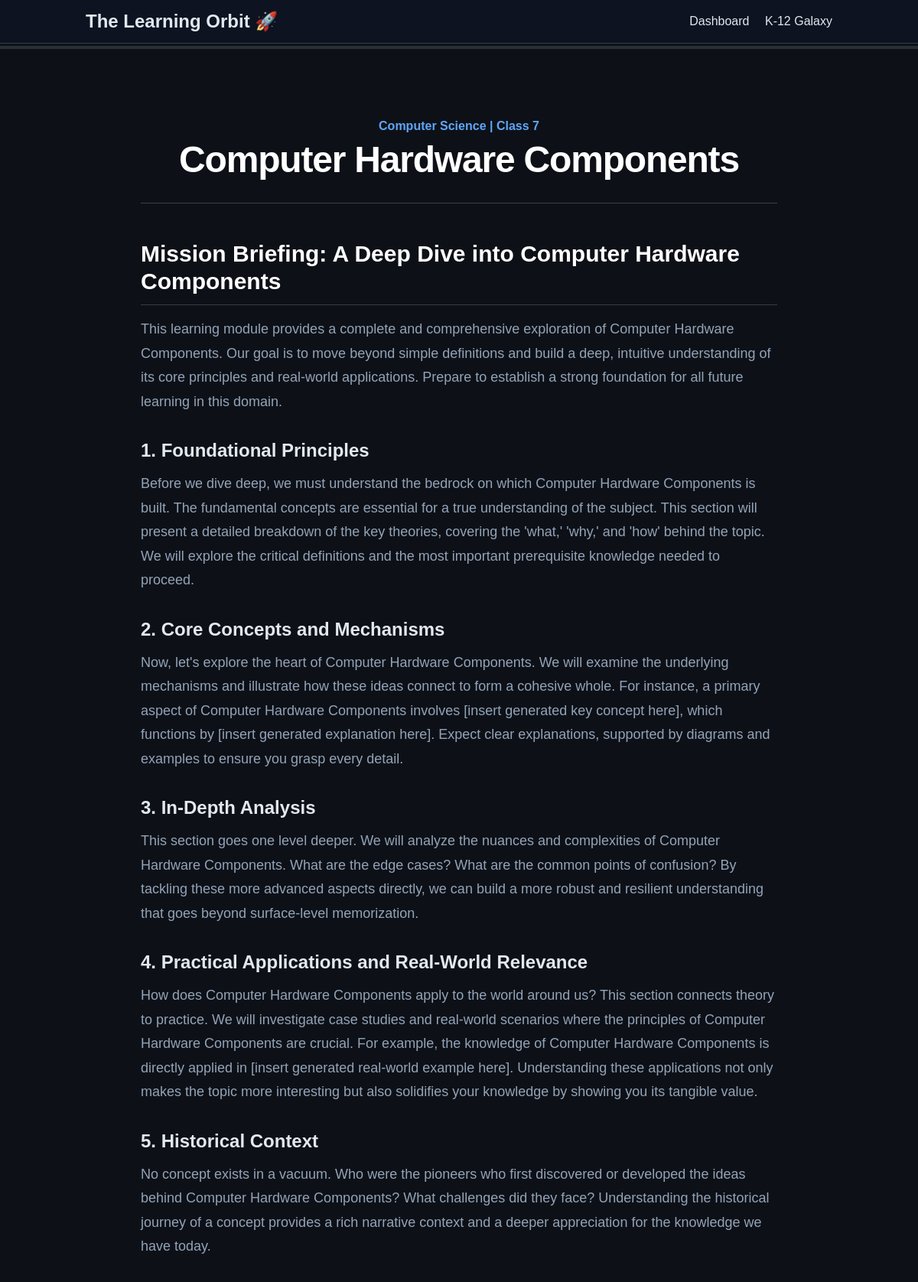
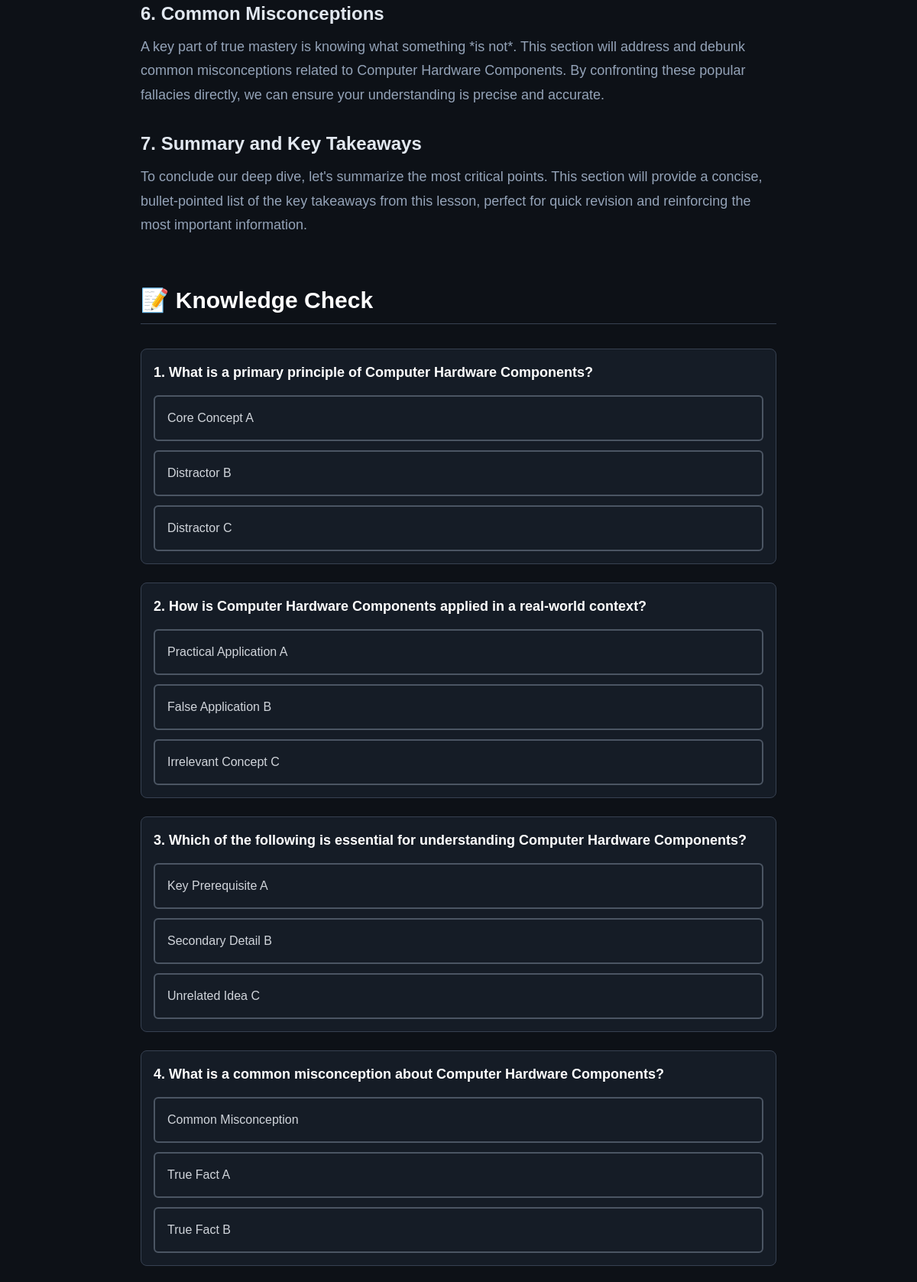
Page /topics/591/ (upper part) on the committed database (2 pictures, top to bottom).
### topics/models.py (models this page shows, shortened)
class Topic(models.Model):
    title = models.CharField(max_length=200)
    grade_level = models.CharField(max_length=50)
    subject = models.CharField(max_length=50)
    badge_name = models.CharField(max_length=100, default="Knowledge Seeker")
    is_featured = models.BooleanField(default=False)
    content_html = models.TextField(blank=True, null=True)

class QuizQuestion(models.Model):
    topic = models.ForeignKey(Topic, related_name='questions', on_delete=models.CASCADE)
    question_text = models.CharField(max_length=255)
    choices = models.CharField(max_length=255)
    correct_choice = models.PositiveSmallIntegerField()

### topics/views.py (the view, shortened to what this page needs)
# urls.py: path('<int:topic_id>/', views.topic_detail_view, name='topic_detail'),
def topic_detail_view(request, topic_id):
    topic = get_object_or_404(Topic, pk=topic_id)
    quiz_questions = topic.questions.all()
    for question in quiz_questions:
        question.choices_list = question.choices.split('|')
    context = {
        'topic': topic,
        'quiz_questions': quiz_questions,
    }
    recently_viewed_ids = request.session.get('recently_viewed', [])
    if topic_id in recently_viewed_ids:
        recently_viewed_ids.remove(topic_id)
    recently_viewed_ids.insert(0, topic_id)
    request.session['recently_viewed'] = recently_viewed_ids[:5]
    return render(request, 'topics/topic_detail.html', context)

### topics/templates/topics/topic_detail.html (shortened to what this page needs)
{% extends "topics/base.html" %}
{% block content %}
<div id="progress-container">
</div>
<div class="max-w-4xl mx-auto px-4 sm:px-6 lg:px-8 py-12 pt-24">
    <div class="text-center border-b border-gray-700 pb-8 mb-12">
        <p class="text-base font-semibold text-blue-400">{{ topic.subject }} | {{ topic.grade_level }}</p>
        <h1 class="mt-2 text-4xl md:text-5xl font-bold tracking-tight text-white">{{ topic.title }}</h1>
    </div>
    <div id="main-content" class="topic-content">
        {{ topic.content_html|safe }}
    </div>
    <div class="mt-16">
        <h2 class="text-3xl font-bold text-white border-b border-gray-700 pb-3 mb-8">📝 Knowledge Check</h2>
        <form id="quiz-form" method="POST" action="#quiz-results-anchor">
            <div class="space-y-6">
                {% for question in quiz_questions %}
                <div class="bg-gray-800/50 p-4 rounded-lg border border-gray-700">
                    <p class="font-semibold text-lg text-white">{{ forloop.counter }}. {{ question.question_text }}</p>
                    <div class="mt-4 space-y-3">
                        {% for choice in question.choices_list %}
                            <label class="block cursor-pointer">
                                <div class="p-4 rounded-md border-2 border-gray-600 peer-checked:border-blue-500 peer-checked:bg-blue-900/50 hover:bg-gray-700/50">
                                    <span class="font-medium text-gray-300 peer-checked:text-white">{{ choice }}</span>
                                </div>
                            </label>
                        {% endfor %}
                    </div>
                </div>
                {% endfor %}
            </div>
        </form>
    </div>
</div>
{% endblock %}

### topics/templates/topics/base.html (shortened to what this page needs)
<!DOCTYPE html>
<html lang="en">
<head>
    <script src="https://cdn.tailwindcss.com"></script>
</head>
<body class="min-h-screen">
    <nav class="sticky top-0 z-50">
        <div class="container mx-auto px-6 py-3">
            <div class="flex justify-between items-center">
                <a href="/" class="text-2xl font-bold">The Learning Orbit 🚀</a>
                <div class="space-x-4">
                    <a href="/" class="hover:text-blue-400">Dashboard</a>
                    <a href="{% url 'k12_galaxy' %}" class="hover:text-blue-400">K-12 Galaxy</a>
                </div>
            </div>
        </div>
    </nav>
    <main>
        {% block content %}
        {% endblock %}
    </main>
</body>
</html>

### topics/templates/topics/base.html (style rules this page uses)
body { background-color: #0d1117; color: #e2e8f0; font-family: sans-serif; }
nav { background-color: rgba(15, 23, 42, 0.5) !important; backdrop-filter: blur(8px); border-bottom: 1px solid rgba(148, 163, 184, 0.3); }
nav a { color: #e2e8f0 !important; }

### topics/templates/topics/topic_detail.html (style rules this page uses)
.topic-content h2 { font-size: 1.875rem; font-weight: 700; color: white; margin-top: 2.5rem; margin-bottom: 1rem; padding-bottom: 0.75rem; border-bottom: 1px solid rgba(148, 163, 184, 0.3); }
.topic-content h3 { font-size: 1.5rem; font-weight: 600; color: #e2e8f0; margin-top: 2rem; margin-bottom: 0.75rem; }
.topic-content p { font-size: 1.125rem; color: #94a3b8; line-height: 1.75; margin-bottom: 1.5rem; }
#progress-container { position: fixed; top: 60px; left: 0; width: 100%; height: 4px; background-color: rgba(148, 163, 184, 0.2); z-index: 99; }

### rows in the picture
Topic: subject "Computer Science", grade_level "Class 7", title "Computer Hardware Components", content_html "Mission Briefing: A Deep Dive into Computer Hardware Components This learning module provides a complete and comprehensive exploration of Computer Hardware Components. Our goal is to move beyond simple definitions and build a deep, intuitive understanding of its core principles and real-world applications. Prepare to establish a strong foundation for all future learning in this domain. 1. Foundational Principles Before we dive deep, we must understand the bedrock on which Computer Hardware Components is built. The fundamental concepts are essential for a true understanding of the subject. This section will present a detailed breakdown of the key theories, covering the 'what,' 'why,' and…"
QuizQuestion: question_text "What is a primary principle of Computer Hardware Components?", choices_list "Core Concept A" "Distractor B" "Distractor C"
QuizQuestion: question_text "How is Computer Hardware Components applied in a real-world context?", choices_list "Practical Application A" "False Application B" "Irrelevant Concept C"
QuizQuestion: question_text "Which of the following is essential for understanding Computer Hardware Components?", choices_list "Key Prerequisite A" "Secondary Detail B" "Unrelated Idea C"
QuizQuestion: question_text "What is a common misconception about Computer Hardware Components?", choices_list "Common Misconception" "True Fact A" "True Fact B"
